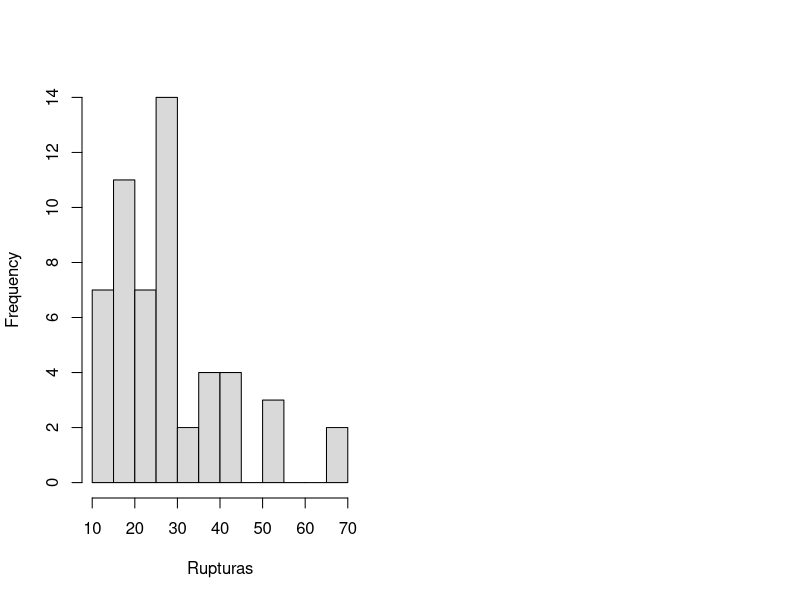

Here is the R script that generated this plot: (Note: this script raises an error after producing the figure.)
# Regressão binomial negativa: exemplo completo ----
# Pacote: MASS (acompanha a instalação padrão do R)
library(MASS)

# 1. Dados: warpbreaks (54 teares; rupturas do fio por tipo de lã e tensão)
c(media = mean(warpbreaks$breaks), variancia = var(warpbreaks$breaks),
  razao = var(warpbreaks$breaks) / mean(warpbreaks$breaks))

# 2. Modelo de Poisson (referência) e diagnóstico de superdispersão
mp <- glm(breaks ~ wool + tension, data = warpbreaks, family = poisson)
phi <- sum(residuals(mp, type = "pearson")^2) / df.residual(mp)
c(phi = phi, AIC = AIC(mp))

# 3. Modelo binomial negativa
mn <- glm.nb(breaks ~ wool + tension, data = warpbreaks)
summary(mn)
c(theta = mn$theta, erro_padrao_theta = mn$SE.theta, AIC = AIC(mn))

# 4. Razões de taxas e intervalos de confiança de 95%
exp(cbind(razao_de_taxas = coef(mn), confint(mn)))

# 5. Comparação dos dois modelos
# theta = 0 está na fronteira do espaço de parâmetros: o valor-p é metade do usual
G <- 2 * (logLik(mn) - logLik(mp))
c(G = as.numeric(G), valor_p = 0.5 * pchisq(as.numeric(G), 1, lower.tail = FALSE))

# 6. Efeito sobre os erros-padrão
cbind(poisson = summary(mp)$coefficients[, 2],
      binomial_negativa = summary(mn)$coefficients[, 2])

# 7. Variância implícita por cada modelo
mu <- c(15, 25, 35, 45)
cbind(mu, var_poisson = mu, var_bn = mu + mu^2 / mn$theta)

# 8. Gráficos
par(mfrow = c(1, 2))
hist(warpbreaks$breaks, breaks = 12, col = "gray85", main = "", xlab = "Rupturas")
curve(x, 5, 60, xlab = "Média prevista", ylab = "Variância", col = "darkgreen", lwd = 2)
curve(x + x^2 / mn$theta, add = TRUE, col = "red", lwd = 2)
legend("topleft", c("Poisson", "Binomial negativa"), col = c("darkgreen", "red"), lwd = 2, bty = "n")
par(mfrow = c(1, 1))
